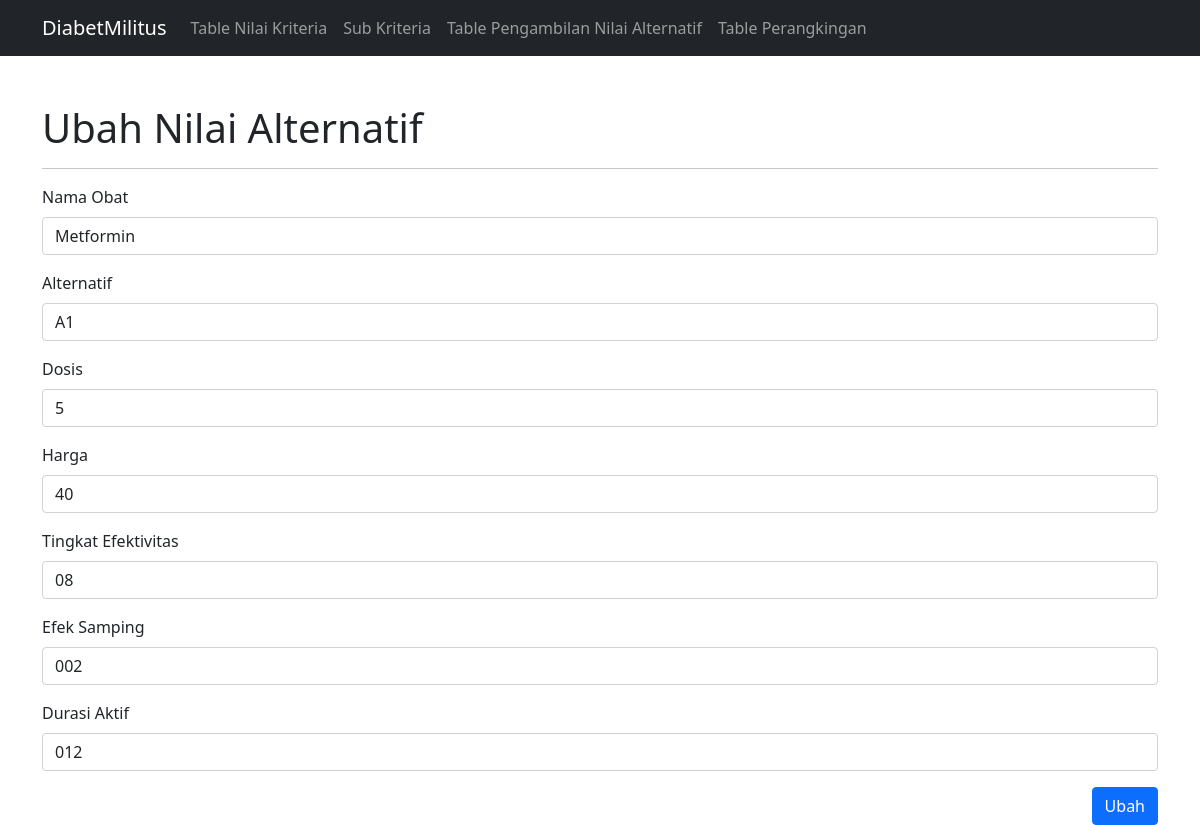
The page /ubah-nilai-alternatif.php?id_alternatif=1 on the database its author committed.
### tables this page shows
CREATE TABLE `nilai_alternatif` (
  `id_alternatif` int(30) NOT NULL,
  `nama_obat` varchar(50) NOT NULL,
  `alternatif` varchar(50) NOT NULL,
  `dosis` varchar(50) NOT NULL,
  `harga` varchar(50) NOT NULL,
  `tingkat_efektivitas` varchar(50) NOT NULL,
  `efek_samping` varchar(50) NOT NULL,
  `durasi_aktif` varchar(50) NOT NULL
);

### config/controller.php (called while the page is built, shortened)
<?php
function select($query)
{
    global $db;
    $result = mysqli_query($db, $query);
    $rows = [];
    while ($row = mysqli_fetch_assoc($result)) {
        $rows[] = $row;
    }
    return $rows;
}

### ubah-nilai-alternatif.php (the view, shortened to what this page needs)
<?php
include 'layout/header.php';
$id_alternatif = (int) $_GET['id_alternatif'];
$nilai_alternatif = select("SELECT * FROM nilai_alternatif WHERE id_alternatif = $id_alternatif");
$nilai_alternatif = $nilai_alternatif[0];
?>
<div class="container mt-5">
    <h1>Ubah Nilai Alternatif</h1>
    <hr>
    <form action="" method="post">
        <div class="mb-3">
            <label for="nama_obat" class="form-label">Nama Obat</label>
            <input type="text" class="form-control" id="nama_obat" name="nama_obat" value="<?=$nilai_alternatif['nama_obat'];?>" placeholder="Nama Obat....." required>
        </div>
        <div class="mb-3">
            <label for="alternatif" class="form-label">Alternatif</label>
            <input type="text" class="form-control" id="alternatif" name="alternatif" value="<?=$nilai_alternatif['alternatif'];?>" placeholder="Alternatif....." required>
        </div>
        <div class="mb-3">
            <label for="dosis" class="form-label">Dosis</label>
            <input type="text" class="form-control" id="dosis" name="dosis" value="<?=$nilai_alternatif['dosis'];?>" placeholder="Dosis....." required>
        </div>
        <div class="mb-3">
            <label for="harga" class="form-label">Harga</label>
            <input type="text" class="form-control" id="harga" name="harga" value="<?=$nilai_alternatif['harga'];?>" placeholder="Harga....." required>
        </div>
        <div class="mb-3">
            <label for="tingkat_efektivitas" class="form-label">Tingkat Efektivitas</label>
            <input type="text" class="form-control" id="tingkat_efektivitas" name="tingkat_efektivitas" value="<?=$nilai_alternatif['tingkat_efektivitas'];?>" placeholder="Tingkat Efektivitas....." required>
        </div>
        <div class="mb-3">
            <label for="efek_samping" class="form-label">Efek Samping</label>
            <input type="text" class="form-control" id="efek_samping" name="efek_samping" value="<?=$nilai_alternatif['efek_samping'];?>" placeholder="Efek Samping....." required>
        </div>
        <div class="mb-3">
            <label for="durasi_aktif" class="form-label">Durasi Aktif</label>
            <input type="text" class="form-control" id="durasi_aktif" name="durasi_aktif" value="<?=$nilai_alternatif['durasi_aktif'];?>" placeholder="Durasi Aktif....." required>
        </div>
        <button type="submit" name="ubah" class="btn btn-primary" style="float: right;">Ubah</button>
    </form>
</div>
<?php include 'layout/footer.php'; ?>

### rows shown on the page
nilai_alternatif: nama_obat "Metformin", alternatif "A1", dosis "5", harga "40", tingkat_efektivitas "08", efek_samping "002", durasi_aktif "012"
